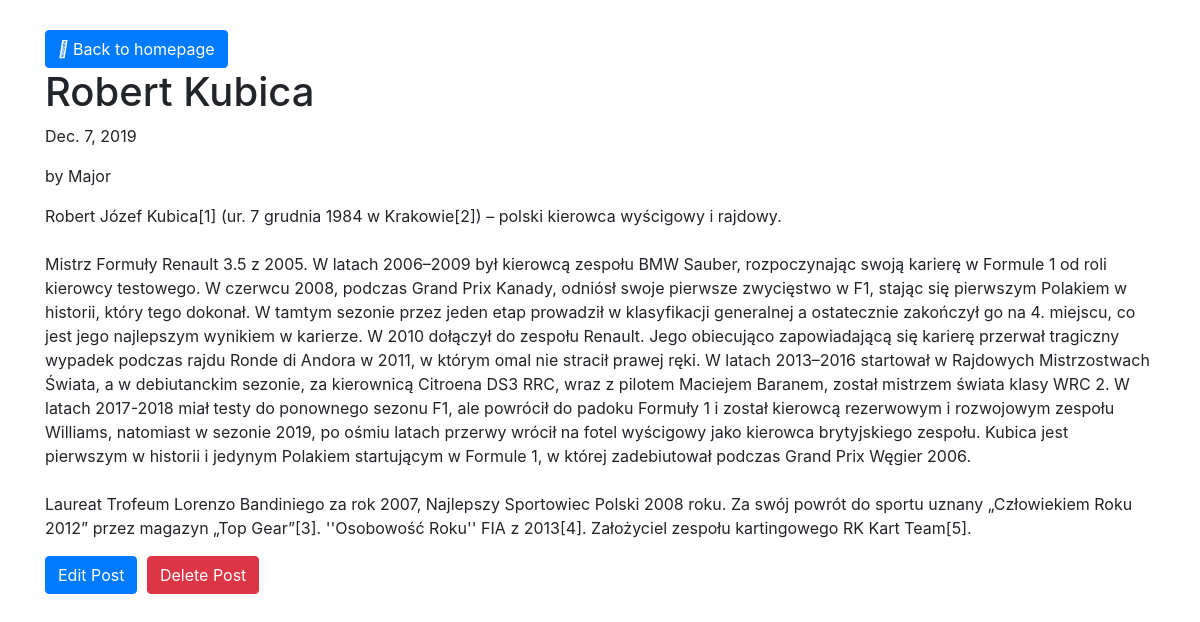
Page /posts/4 (signed in) on the committed database.
### articles/models.py (models this page shows, shortened)
class Post(models.Model):
    title = models.CharField(max_length=200)
    author = models.ForeignKey(get_user_model(), on_delete=models.CASCADE)
    date = models.DateField(("Date"), default=datetime.datetime.now())
    body = models.TextField()

### users/models.py (models this page shows)
class CustomUser(AbstractUser):
    pass

### articles/views.py (the view)
# urls.py: path('posts/<int:pk>', views.PostDetailsView.as_view(), name='post_details'),
class PostDetailsView(DetailView):
    model = Post
    template_name = 'posts/post_details.html'

### templates/posts/post_details.html
{%extends 'base.html' %}
    {%block content%}
    <a href = "{% url 'home' %}" class="btn btn-primary" >
        <i class="fas fa-arrow-left"></i>
        Back to homepage
    </a>
    <div>
        <h1>{{post.title}}</h1>
        <p>{{post.date}}</p>
        <p>by {{post.author}}</p>
        <p>{{post.body|linebreaksbr}}</p>
    </div>
    {% if user.is_authenticated%}
    <div>
        <a href = "{% url 'post_edit' post.id %}" class="btn btn-primary" >Edit Post</a>
        <a href = "{% url 'post_delete' post.id%}" class="btn btn-danger" >Delete Post</a>
    </div>
    {% endif %}
    {%endblock content%}

### static/css/blog.css (style rules this page uses)
.btn { margin-right: 5px; }

### rows in the picture
Post: title "Robert Kubica", date "Dec. 7, 2019", author "Major", body "Robert Józef Kubica[1] (ur. 7 grudnia 1984 w Krakowie[2]) – polski kierowca wyścigowy i rajdowy. Mistrz Formuły Renault 3.5 z 2005. W latach 2006–2009 był kierowcą zespołu BMW Sauber, rozpoczynając swoją karierę w Formule 1 od roli kierowcy testowego. W czerwcu 2008, podczas Grand Prix Kanady, odniósł swoje pierwsze zwycięstwo w F1, stając się pierwszym Polakiem w historii, który tego dokonał. W tamtym sezonie przez jeden etap prowadził w klasyfikacji generalnej a ostatecznie zakończył go na 4. miejscu, co jest jego najlepszym wynikiem w karierze. W 2010 dołączył do zespołu Renault. Jego obiecująco zapowiadającą się karierę przerwał tragiczny wypadek podczas rajdu Ronde di Andora w 2011, w…"
